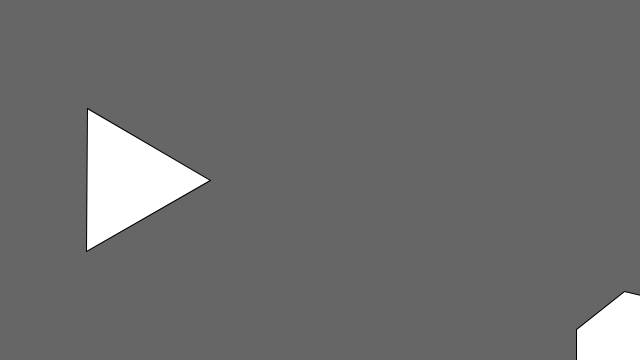
Frame 1 (no input)
Frame 60 (the mouse pressed at the canvas centre just before this capture): identical to frame 1, image omitted
Frame 120 (the mouse held since frame 60 and released just before this capture): identical to frame 1, image omitted

The Processing sketch that drew this single still picture (run headless with seeded random() and noise(); from frame 60 on, the mouse is pressed at the canvas centre):

// Processing sketch: sketch_191211b
// ── sketch_191211b.pde
/*
Ball is a class that has data and functions
  need a display function for how the ball looks
  need a movemment fn for how the ball moves
  need a 

b is an instance of class Ball 

When I click the screen (and later, the ball) 
I want to create another instance of class Ball
called b2(or whatever)

Game has data and functions
  need a duplicate fn to spawn a new ball on mouseclicked. 
  need a color change function to change the color of the 
    balls when a new one is spawned.
  need to spawn them in opposite direction of the ball. b
  
  maybe start with just changing the color and direction of the 
  new ball.
  
Take the current color of the ball (blue) and spawn a new ball
  that is the complementary color (orange). 
  Problem. That will only go back and forth b/w blue and orange. 
  W/e I'll figure that out later. 
  
Need to change the color mode to HSV so that I'm dealing with a wheel 
  instead of a line. 
  
1. make a game sketch 
2. make a ball class
3. put the ball in the game sketch
4. make a duplicate function to spawn a new ball

new ball needs different color. 
  
Might be easier to have different shape classes and just destroy 
  the original shape when spawning the next two. 
  Assigning the color would have to reference the color of 
  the previous shape. 
    Fuck. Nevermind that is not easier.
    
Hm. get() seems useful. It can  take a PVector color from an img 
and I can change the color mode to HSV from RGB. 

I could just make a list/dictionary of colors and assign them manually. 
It would be a pain in the ass but might be easier for me to do 
rather than trying to figure out how to split the HSV circle.

So:
If the Ball color is magenta, clicking the ball will change the color 
of that ball to red and spawn a blue ball. 

If the Ball color is blue, clicking the ball will change the color
of that ball to cyan and spawn a magenta ball. 

each click creates an analogous color scheme and 
removes the centre color. 

This assumes that there is no "orange" or "green"  in the color wheel,
but I may need 
to include it anyway if I want to do a split complementary 
which is more interesting theory-wise, but orange and green are useless 
pigment-wise. Don't get me started on purple. 

Hm. triangle that splits each time. 


Ok I'm just going to put a ball in the middle and try to get
another ball to spawn beside it. 
Baby steps. ..

*/

void setup() {
  size(640, 360);
}

void draw() {
  background(102);
  
  translate(width*0.2, height*0.5);
  //rotate(frameCount / 200.0);
  polygon(0, 0, 82, 3);  // Triangle
  
  
  translate(width*0.8, height*0.5);
  //rotate(frameCount / -100.0);
  polygon(0, 0, 70, 7);  // Heptagon
}

void polygon(float x, float y, float radius, int npoints) {
  float angle = TWO_PI / npoints;
  beginShape();
  for (float a = 0; a < TWO_PI; a += angle) {
    float sx = x + cos(a) * radius;
    float sy = y + sin(a) * radius;
    vertex(sx, sy);
  }
  endShape(CLOSE);
}
